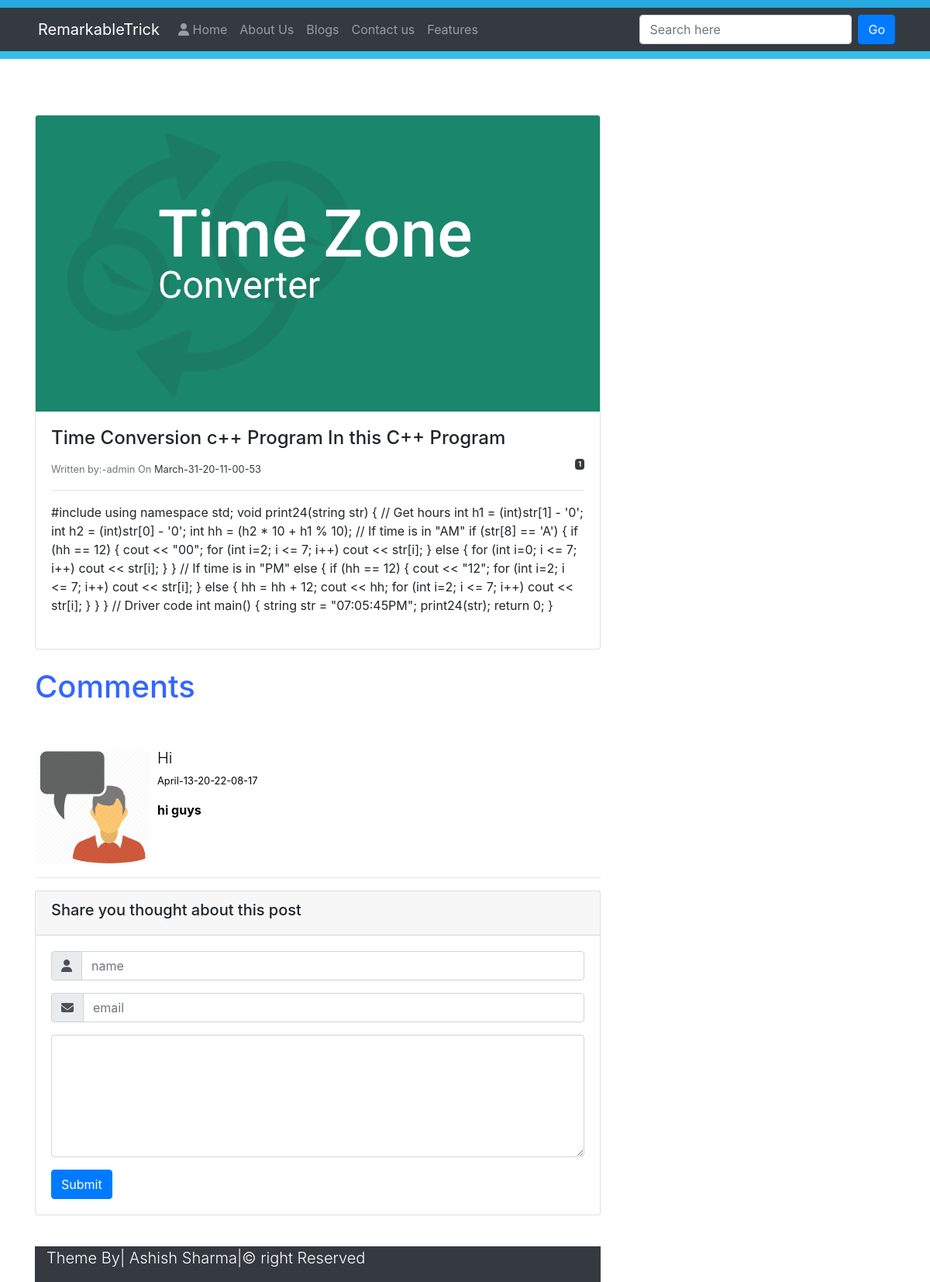
/time-conversion-program, run on the app's committed database.
### tables this page shows
CREATE TABLE `post` (
  `id` int(10) NOT NULL,
  `dateandtime` varchar(30) NOT NULL,
  `title` varchar(100) NOT NULL,
  `cat` varchar(50) NOT NULL,
  `author` varchar(50) NOT NULL,
  `image` varchar(50) NOT NULL,
  `post` varchar(10000) NOT NULL,
  `slug` varchar(50) NOT NULL
);

CREATE TABLE `comment` (
  `id` int(10) NOT NULL,
  `dateandtime` varchar(50) NOT NULL,
  `name` varchar(50) NOT NULL,
  `email` varchar(50) NOT NULL,
  `comment` varchar(500) NOT NULL,
  `approvedby` varchar(50) NOT NULL,
  `statues` varchar(5) NOT NULL,
  `postid` int(10) NOT NULL
);

### include/function.php (called while the page is built, shortened)
<?php require_once("include/db.php"); ?>
<?php
    function approvecomment($postid){
         global  $Connectingdb;
        $sqlapprove="SELECT COUNT(*) FROM comment where postid='$postid' AND statues='ON'";
        $stmtapprove= $Connectingdb->query($sqlapprove);
        $rowtotal=  $stmtapprove->fetch();
        $total=array_shift($rowtotal);
        return $total;
    }
?>

### fullpost.php (the view, shortened to what this page needs)
<?php require_once("include/db.php"); ?>
<?php require_once("include/function.php"); ?>
<?php
   $searchid=$_GET["slug"];
   if(isset($_GET["slug"])){
   $sql="select slug from post WHERE slug='$searchid'";
             $stmt=$Connectingdb->query($sql);
      }
?>
<!DOCTYPE html>
<html lang="en">
<head>
    <link rel="stylesheet" type="text/css" href="css/style.css">
    <link rel="stylesheet" href="https://stackpath.bootstrapcdn.com/bootstrap/4.4.1/css/bootstrap.min.css">
</head>
<body>
    <div style="height:10px; background:#27aae1;"></div>
    <nav class="navbar navbar-expand-lg navbar-dark bg-dark">
        <div class="container">
            <a href="#" class="navbar-brand pl-1">RemarkableTrick</a>
            <div class="collapse navbar-collapse" id="navbarNav">
                    <ul class="navbar-nav mr-auto">
                        <li class="navbar-item">
                            <a href="" class="nav-link"><i class="fa fa-user" aria-hidden="true"></i> </i>Home</a>    </li>
                        <li class="navbar-item">
                            <a href="dashboard.php" class="nav-link">About Us</a></li>
                        <li class="navbar-item">
                            <a href="blog.php" class="nav-link">Blogs</a></li>
                        <li class="navbar-item">
                            <a href="categories.php" class="nav-link">Contact us</a></li>
                        <li class="navbar-item">
                            <a href="admins.php" class="nav-link">Features</a></li>
            </ul>
         <ul class="navbar-nav ml-auto">
        <form class="form-inline d-none d-sm-block" action="blog.php">
          <div class="form-group">
          <input class="form-control mr-2" type="text" name="Search" placeholder="Search here"value="">
          <button  class="btn btn-primary" name="SearchButton">Go</button>
          </div>
        </form>
      </ul>
        </div>
        </div>
    </nav>
 <div style="height:10px; background:#34c0eb;"></div>
<div class="container">
<div class="row mt-4">
    <div class="col-sm-8">
        <br>
        <br>
          <?php
            if(isset($_GET["SearchButton"])){
            $search=$_GET["Search"];
            $sql="SELECT * FROM post WHERE dateandtime LIKE :search OR title LIKE :search OR cat LIKE :search OR post LIKE :search";
            $stmt=$Connectingdb->prepare($sql);
            $stmt->bindValue(':search','%'.$search.'%');
            $stmt->execute();
        }
        else{
             $searchid=$_GET["slug"];
             $sql="select * from post WHERE slug='$searchid'";
             $stmt=$Connectingdb->query($sql);
        }
    while($DataRows = $stmt->fetch()){
            $id=$DataRows["id"];
            $datetime=$DataRows["dateandtime"];
            $title=$DataRows["title"];
            $author=$DataRows["author"];
            $image=$DataRows["image"];
            $posts=$DataRows["post"];
    ?>
<div class="card">
            <img src="uploads/<?php echo htmlentities($image);?>" style="max-height:450px;" class="img-fluid card-img-top"/>
            <div class="card-body">
            <h4 class="card-title"><?php echo htmlentities($title)?></h4>
            <small class="text-muted">Written by:-<?php echo $author; ?>
                 <span style="float:right;" class="badge badge-dark text-light"><?php echo approvecomment($id);?></span>On <span class="text-dark"><?php echo htmlentities($datetime); ?></span></small>
                <hr>
                <div class="card-text">
                <?php echo $posts;?>
                </div>
                <br>
            </div>
        </div>
    <br>
     <?php }?>
   <h1> <span class="fieldinfos">Comments</span></h1>
         <br><br>
    <?php
      if (isset($_GET["slug"])){
        $sql="SELECT id from post where slug='$searchid'";
         $stmt= $Connectingdb->query($sql);
         $coid=$stmt->fetch();
         $newid=array_shift($coid);
              }
    $sql="SELECT * FROM comment WHERE postid='$newid'  and statues='ON'";
    $stmt=$Connectingdb->query($sql);
     while($DataRows = $stmt->fetch()){
        $datetime=$DataRows["dateandtime"];
        $cname=$DataRows["name"];
        $ctext=$DataRows["comment"];
    ?>
    <div class="media CommentBlock">
        <img class="d-block img-fluid align-self-start" src="images/comment.png" height=110px width="150px" alt="">
        <div class="media-body ml-2">
            <h6 class="lead"><?php echo $cname;?></h6>
            <p class="small"><?php echo $datetime;?></p>
            <p><?php echo $ctext;?></p>
        </div>
    </div>
    <hr>
        <?php } ?>
    <div class="">
        <form action="<?php echo $searchid; ?>" method="post" >
            <div class="card mb-3">
            <div class="card-header">
                <h5>Share you thought about this post</h5>
                </div>
                <div class="card-body">
                <div class="form-group">
                    <div class="input-group">
                        <div class="input-group-prepend">
                            <span class="input-group-text"><i class="fa fa-user" aria-hidden="true"></i></span>
                                </div>
                         <input class="form-control" type="text" name="commentname" placeholder="name" value="">
                    </div>
                    </div>
                <div class="form-group">
                    <div class="input-group">
                        <div class="input-group-prepend  ">
                            <span class="input-group-text"><i class="fa fa-envelope" aria-hidden="true"></i></span>
                    </div>
                          <input class="form-control" type="email" name="commentemail" placeholder="email" value="">
                </div>
            </div>
                    <div class="form-group">
                        <textarea name=commenttext class="form-control" rows=6 cols=60></textarea>
                    </div>
                    <button type=submit class="btn btn-primary" name="Submit">Submit</button>
        </form>
    </div>
    </div>
    </div>
<br>
    <footer class="bg-dark text-white">
<div class="container">
    <div class="row">
        <div class="col-md-12">
    <p class="lead text-centre">Theme By| Ashish Sharma|&copy right Reserved</p>
    </div>
        </div>
    </div>
</footer>
</body>
</html>

### css/style.css (style rules this page uses)
.navbar-dark { background-color: #512DA8; }
.fieldinfos { color:#3366ff; }
.CommentBlock { color: black; }

### data on the page
post: image (picture), title "Time Conversion c++ Program In this C++ Program", author "admin", id "1", dateandtime "March-31-20-11-00-53", post "#include using namespace std; void print24(string str) { // Get hours int h1 = (int)str[1] - '0'; int h2 = (int)str[0] - '0'; int hh = (h2 * 10 + h1 % 10); // If time is in \"AM\" if (str[8] == 'A') { if (hh == 12) { cout << \"00\"; for (int i=2; i <= 7; i++) cout << str[i]; } else { for (int i=0; i <= 7; i++) cout << str[i]; } } // If time is in \"PM\" else { if (hh == 12) { cout << \"12\"; for (int i=2; i <= 7; i++) cout << str[i]; } else { hh = hh + 12; cout << hh; for (int i=2; i <= 7; i++) cout << str[i]; } } } // Driver code int main() { string str = \"07:05:45PM\"; print24(str); return 0; }"
comment: name "Hi", dateandtime "April-13-20-22-08-17", comment "hi guys"
